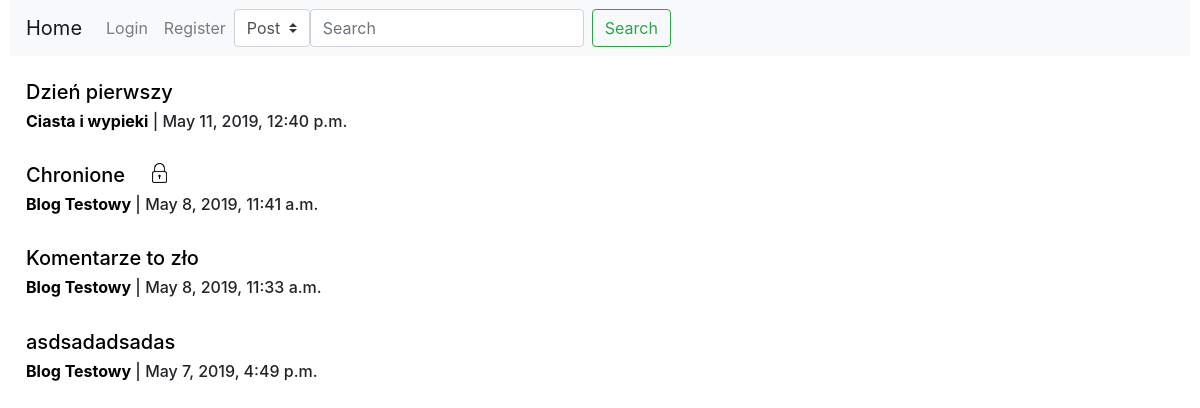
The page / on the database its author committed.
### Blog/models.py (models this page shows)
class Post(models.Model):
    IDPost=models.AutoField(primary_key=True)
    Tytul=models.CharField(max_length=128)
    Tresc=models.TextField()
    Data=models.DateTimeField(default=timezone.now)
    IDBlog=models.ForeignKey(Blog,on_delete=models.CASCADE)
    Haslo=models.CharField(max_length=8,blank=True)
    Obraz=models.ImageField(upload_to='Obrazki',blank=True)

class Blog(models.Model):
    IDBlog=models.AutoField(primary_key=True)
    Nazwa=models.CharField(max_length=128)
    IDAutor=models.ForeignKey(User,on_delete=models.CASCADE)

### Blog/views.py (the view)
# urls.py: path('',views.home,name='home'),
def home(request):
    posts = models.Post.objects.all().order_by('-Data')
    return render(request,"Blog/home.html",{'posts': posts})

### Blog/templates/Blog/home.html (shortened to what this page needs)
{%extends "Blog/base.html"%}
{%block content%}
{%for post in posts %}
<div class="media">
  <div class="media-body">
    {%if post.Haslo%}
    <a class="nav-item" data-toggle="modal" data-target="#exampleModalCentered{{post.IDPost}}" href="">
      <h5 class="mt-0" style="float:left">{{post.Tytul}}&nbsp;&nbsp;&nbsp;&nbsp;&nbsp;</h5>
    </a>
    <img src="/Obrazki/Obrazki/lock.png" style="max-width:20px;max-height:20px;float:left"> <div style="clear:both"></div>
      {%else%}
      <a class="nav-item" href="post/{{post.IDPost}}"><h5 class="mt-0">{{post.Tytul}}</h5></a>
      {%endif%}
      <a href="/blog/{{post.IDBlog.IDBlog}}" ><h6 class='mt-0'><strong>{{post.IDBlog.Nazwa}}</strong></a> | {{post.Data}}</h6>
      <br>
  </div>
</div>
{%endfor%}
{%endblock content%}

### Blog/static/Blog/style.css (style rules this page uses)
:root { --color-one:#D38B5D; --color-two:#f3ffb6; --color-three:rgb(135, 74, 36); --color-slogan:rgb(101, 48, 17); }
a { color: black; }

### rows shown on the page
Post: Tytul "Dzień pierwszy", IDBlog.Nazwa "Ciasta i wypieki", Data "May 11, 2019, 12:40 p.m."
Post: Tytul "Chronione", IDBlog.Nazwa "Blog Testowy", Data "May 8, 2019, 11:41 a.m."
Post: Tytul "Komentarze to zło", IDBlog.Nazwa "Blog Testowy", Data "May 8, 2019, 11:33 a.m."
Post: Tytul "asdsadadsadas", IDBlog.Nazwa "Blog Testowy", Data "May 7, 2019, 4:49 p.m."
